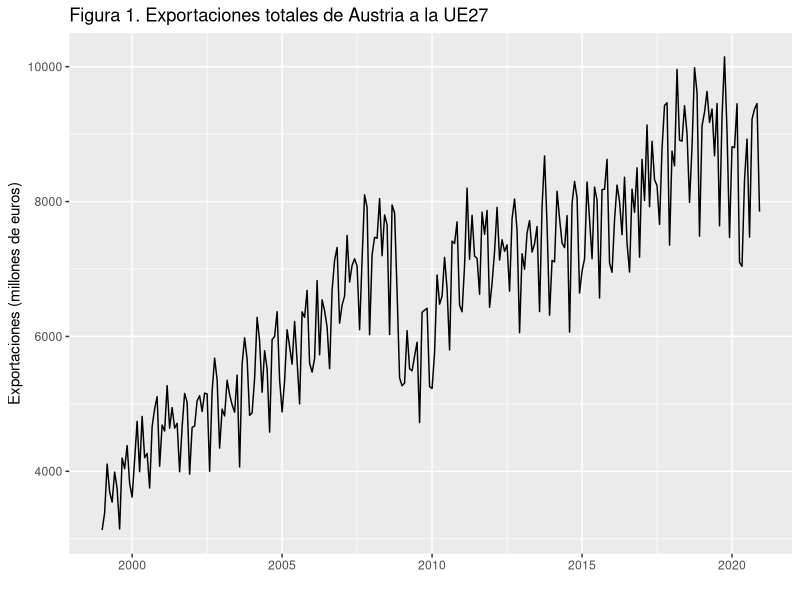
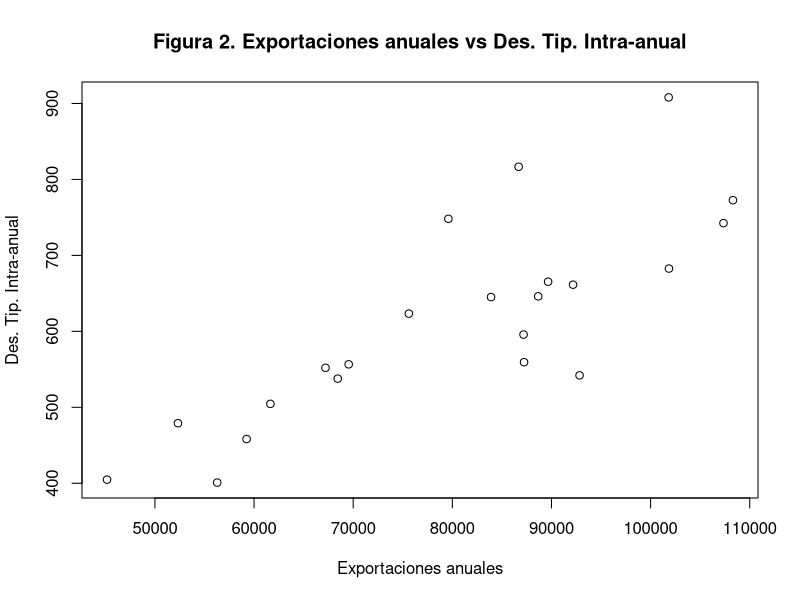
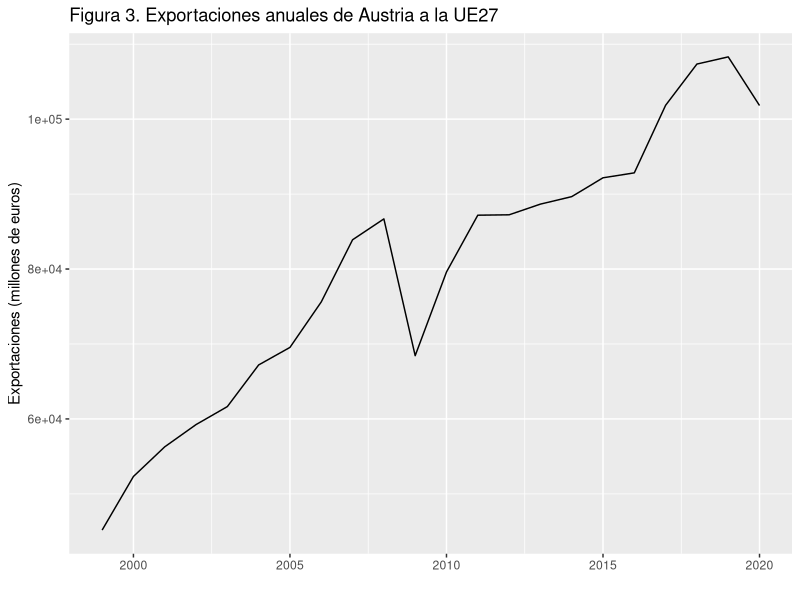
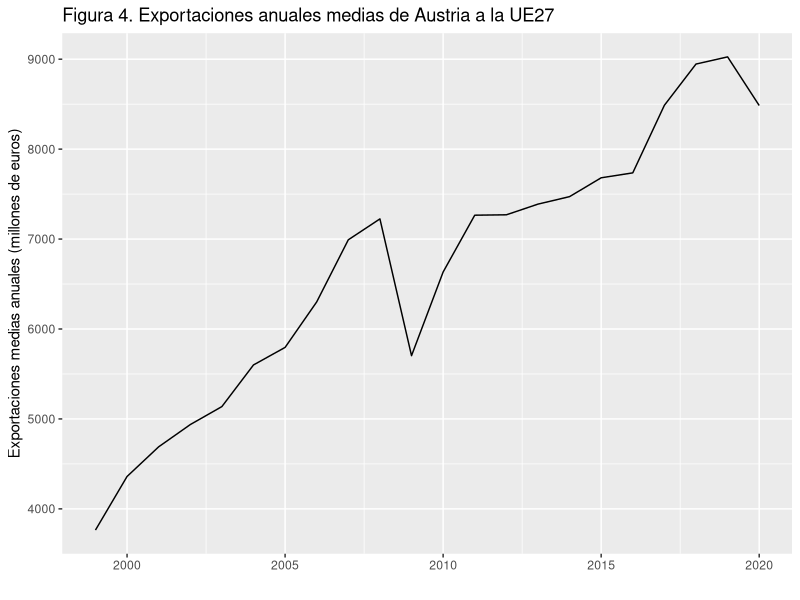
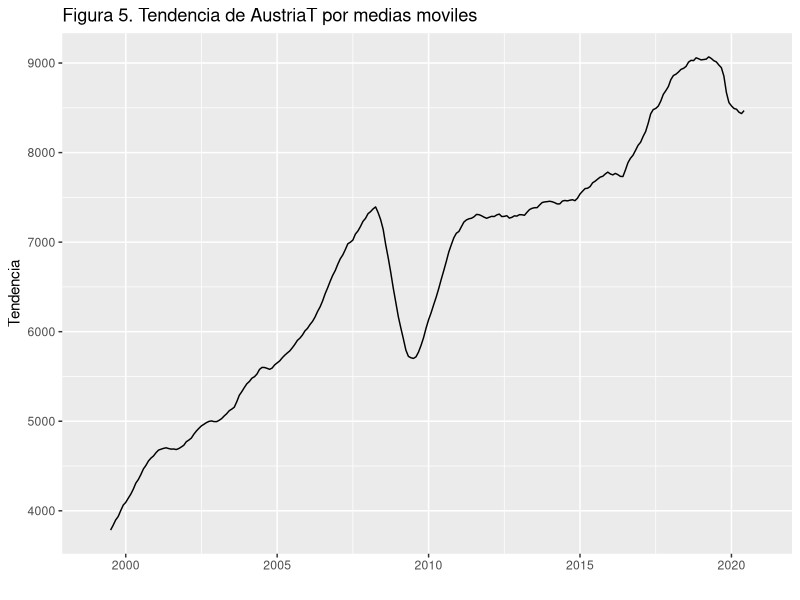
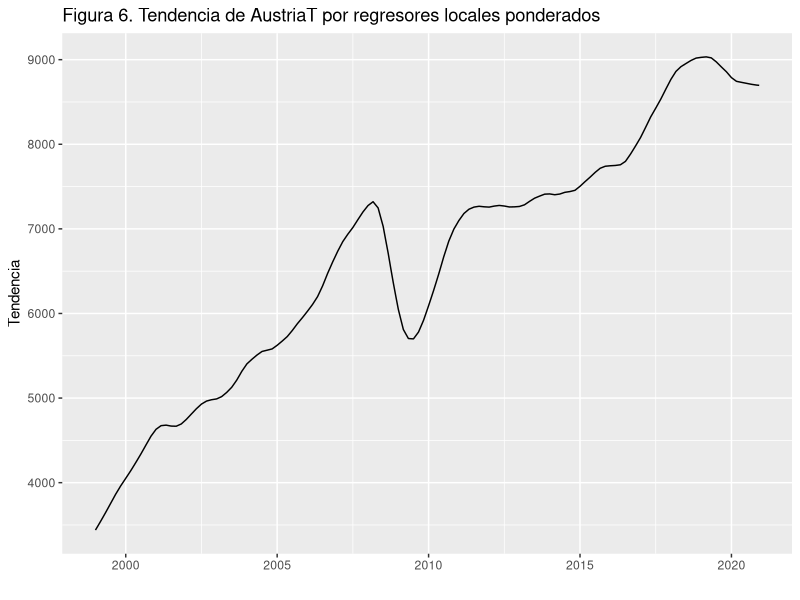
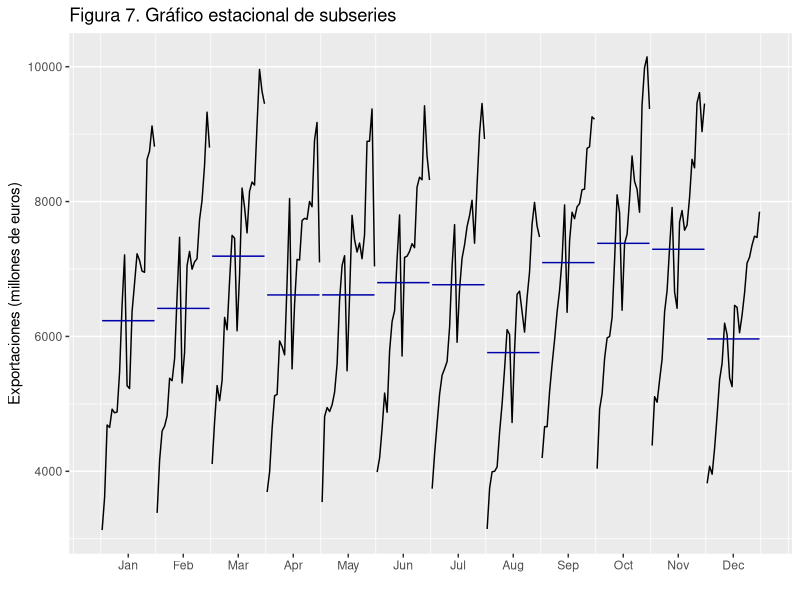
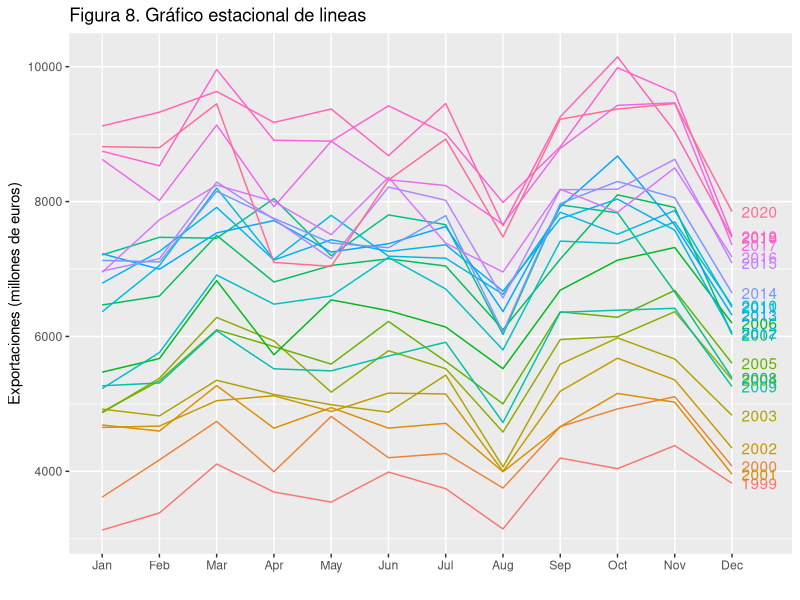

Generate these figures, in order, with R:
## ---- chunk 1
austria <- read.csv2("AustriaT.csv")
austriat <- ts(austria, start = c(1999, 1), frequency = 12)
## ---- chunk 2
start(austriat) ## Fechado del primer dato
end(austriat) ## Fechado del último dato
frequency(austriat) ## Frecuencia de los datos
head(time(austriat), n = 36) ## Muestra como R guarda internamente el fechado
head(cycle(austriat), n = 36) ## Muestra un vector con el periodo estacional de
## cada dato
## ---- chunk 3
library(forecast)
autoplot(austriat,
           xlab="",
           ylab="Exportaciones (millones de euros)",
            main = "Figura 1. Exportaciones totales de Austria a la UE27")
## ---- chunk 4
expanuales = aggregate(austriat, FUN = sum)
desviacionanual = aggregate(austriat, FUN = sd)

plot(x=as.vector(expanuales),
     y=as.vector(desviacionanual),
     xlab = "Exportaciones anuales",
     ylab = "Des. Tip. Intra-anual",
     main = "Figura 2. Exportaciones anuales vs Des. Tip. Intra-anual")

## ---- chunk 5
par(mfrow=c(2, 1))
austriatanuals <- aggregate(austriat, FUN = sum) ## Agregamos haciando la suma
## anual
autoplot(austriatanuals,
         xlab="",
         ylab="Exportaciones (millones de euros)",
         main = "Figura 3. Exportaciones anuales de Austria a la UE27")

austriatanualm <- aggregate(austriat, FUN = mean)
autoplot(austriatanualm,
         xlab="",
         ylab="Exportaciones medias anuales (millones de euros)",
         main = "Figura 4. Exportaciones anuales medias de Austria a la UE27")

## ---- chunk 6
austriatdescmult <- decompose(austriat, type = "mult")
autoplot(austriatdescmult$trend,
         xlab = "",
         ylab = "Tendencia",
         main = "Figura 5. Tendencia de AustriaT por medias moviles")
## ---- chunk 7
dim(austriat) <- NULL
austriatstl <- stl(x = log(austriat), s.window = "periodic", robust = TRUE)
autoplot(exp(austriatstl$time.series[,"trend"]),
         xlab = "",
         ylab = "Tendencia",
         main = "Figura 6. Tendencia de AustriaT por regresores locales ponderados")

## ---- chunk 8
library(ggplot2)

ggsubseriesplot(austriat) +
  ylab("Exportaciones (millones de euros)") +
  xlab("") +
  ggtitle("Figura 7. Gráfico estacional de subseries")

## ---- chunk 9
ggseasonplot(austriat, 
             year.labels=TRUE, 
             xlab = "",
             ylab = "Exportaciones (millones de euros)",
             main = "Figura 8. Gráfico estacional de lineas")
## ---- chunk 10
componenteEstacional <- tapply(austriat/mean(austriat), 
                               cycle(austriat), 
                               FUN = mean)
round(componenteEstacional, 2)

## ---- chunk 11
par(mfrow = c(2,1))

autoplot(austriatdescmult$seasonal,
         xlab = "",
         ylab = "Estacionalidad",
         main = "Figura 9. Estacionalidad de AustriaT por medias moviles")

autoplot(exp(austriatstl$time.series[,"seasonal"]),
         xlab = "",
         ylab = "Estacionalidad",
         main = "Figura 10. Estacionalidad de AustriaT por regresores locales ponderados")
